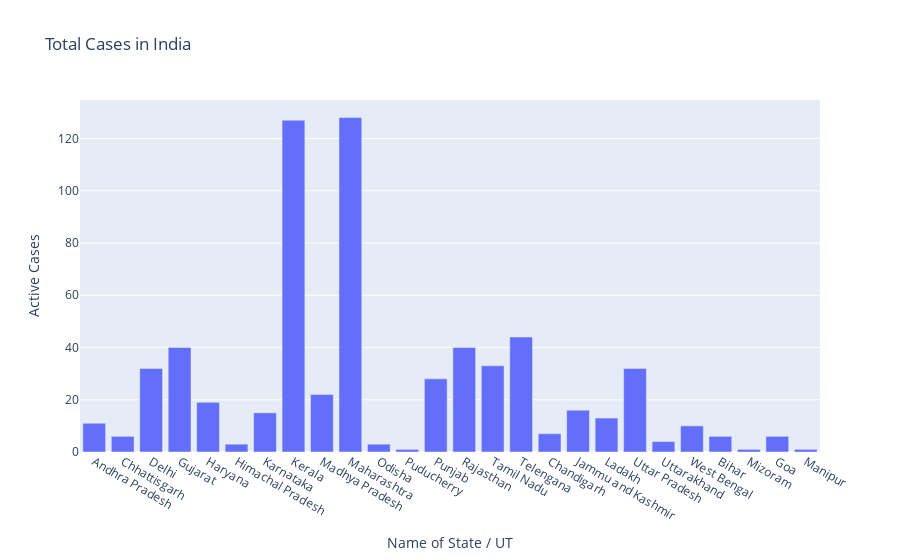

Notebook code for this chart:
### Code cell
# Object oriented approach
#Matplotlib
fig = plt.figure(figsize=(20,10),dpi=200)
axes = fig.add_axes([0,0,1,1])
axes.bar(df['Name of State / UT'],df['Active Cases'])
axes.set_title("Total Cases in India")
axes.set_xlabel("Name of State / UT")
axes.set_ylabel("Active Cases")
plt.show()

#Plotly
fig = go.Figure()
fig.add_trace(go.Bar(x=df['Name of State / UT'],y=df['Active Cases']))
fig.update_layout(title='Total Cases in India',xaxis=dict(title='Name of State / UT'),yaxis=dict(title='Active Cases'))

### Figure 1 — Plotly figure (JSON) as saved in the notebook; plotly's stock layout.template omitted (floating-point values rounded to 4 significant figures)
{"data": [{"type": "bar", "x": ["Andhra Pradesh", "Chhattisgarh", "Delhi", "Gujarat", "Haryana", "Himachal Pradesh", "Karnataka", "Kerala", "Madhya Pradesh", "Maharashtra", "Odisha", "Puducherry", "Punjab", "Rajasthan", "Tamil Nadu", "Telengana", "Chandigarh", "Jammu and Kashmir", "Ladakh", "Uttar Pradesh", "Uttarakhand", "West Bengal", "Bihar", "Mizoram", "Goa", "Manipur"], "y": [11, 6, 32, 40, 19, 3, 15, 127, 22, 128, 3, 1, 28, 40, 33, 44, 7, 16, 13, 32, 4, 10, 6, 1, 6, 1]}], "layout": {"title": {"text": "Total Cases in India"}, "xaxis": {"title": {"text": "Name of State / UT"}}, "yaxis": {"title": {"text": "Active Cases"}}}}
